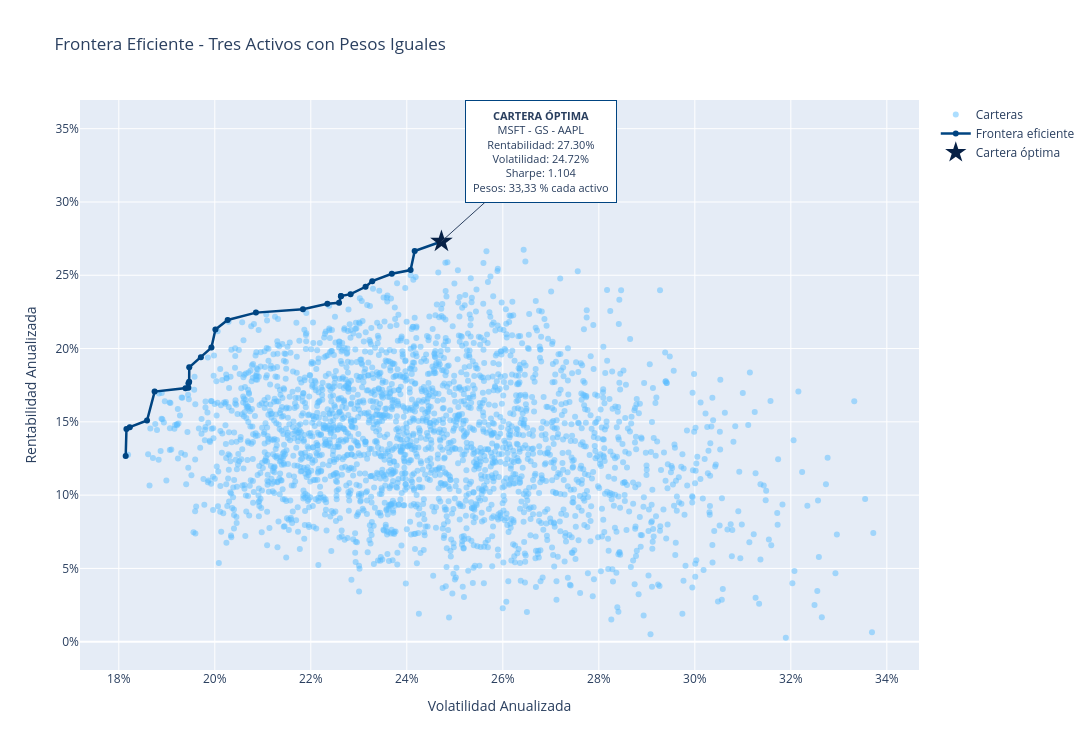

The cell this chart's notebook holds for it:
### Code cell
# Frontera eficiente: tres activos con inversión a partes iguales

resultados = []

for trio in combinations(retornos.columns, 3):
    t = list(trio)
    pesos = np.array([1/3, 1/3, 1/3])

    rent = np.dot(r_anual[t], pesos)
    cov = cov_anual.loc[t, t].values
    vol = np.sqrt(pesos @ cov @ pesos)

    resultados.append({
        "Trio": " - ".join(t),
        "Rent": rent,
        "Vol": vol,
        "Sharpe": rent / vol,
        "Pesos": pesos
    })

df_carteras_iguales = pd.DataFrame(resultados)

# Cartera óptima
mejor_igual = df_carteras_iguales.loc[
    df_carteras_iguales["Sharpe"].idxmax()
]

# Frontera eficiente
orden = df_carteras_iguales.sort_values(
    ["Vol", "Rent"], ascending=[True, False]
)

df_frontera_igual = orden[
    orden["Rent"] > orden["Rent"].cummax().shift(fill_value=-np.inf) + 1e-8
]

# Etiqueta de la cartera óptima
etiqueta = (
    f"<b>CARTERA ÓPTIMA</b><br>{mejor_igual['Trio']}<br>"
    f"Rentabilidad: {mejor_igual['Rent']:.2%}<br>"
    f"Volatilidad: {mejor_igual['Vol']:.2%}<br>"
    f"Sharpe: {mejor_igual['Sharpe']:.3f}<br>"
    f"Pesos: 33,33 % cada activo"
)

# Gráfico
fig = go.Figure()

fig.add_trace(go.Scatter(
    x=df_carteras_iguales["Vol"], y=df_carteras_iguales["Rent"],
    mode="markers", name="Carteras",
    marker=dict(color=paleta_bbva["azul_celeste_aqua"], size=6, opacity=0.5)
))

fig.add_trace(go.Scatter(
    x=df_frontera_igual["Vol"], y=df_frontera_igual["Rent"],
    mode="lines+markers", name="Frontera eficiente",
    line=dict(color=paleta_bbva["azul_logotipo"], width=2.5)
))

fig.add_trace(go.Scatter(
    x=[mejor_igual["Vol"]], y=[mejor_igual["Rent"]],
    mode="markers", name="Cartera óptima",
    marker=dict(color=paleta_bbva["azul_oscuro_digital"], size=17, symbol="star")
))

fig.add_annotation(
    x=mejor_igual["Vol"], y=mejor_igual["Rent"], text=etiqueta,
    showarrow=True, ax=100, ay=-90,
    bgcolor="white", bordercolor=paleta_bbva["azul_logotipo"],
    borderpad=7, font=dict(size=11)
)

fig.update_layout(
    title="Frontera Eficiente - Tres Activos con Pesos Iguales",
    xaxis_title="Volatilidad Anualizada",
    yaxis_title="Rentabilidad Anualizada",
    xaxis_tickformat=".0%", yaxis_tickformat=".0%",
    width=1100, height=750
)

fig.write_image(os.path.join(ruta_graficos, ('Frontera Eficiente - Tres Activos con Pesos Iguales' + '.png').replace(' ', '_')))

fig.show()

# Resultados
print("CARTERA ÓPTIMA")
print("-----------------------------")
print("Activos:", mejor_igual["Trio"])
print(f"Rentabilidad: {mejor_igual['Rent']:.2%}")
print(f"Volatilidad: {mejor_igual['Vol']:.2%}")
print(f"Sharpe: {mejor_igual['Sharpe']:.3f}")
print(f"\nTotal de carteras analizadas: {len(df_carteras_iguales):,}")

### Figure 1 — Plotly figure (JSON) as saved in the notebook; plotly's stock layout.template omitted (floating-point values rounded to 4 significant figures; data arrays with more than 128 entries replaced by an {"elided": "..."} marker saying what was removed)
{"data": [{"marker": {"color": "#5BBEFF", "opacity": 0.5, "size": 6}, "mode": "markers", "name": "Carteras", "type": "scatter", "x": {"elided": "2600 float values"}, "y": {"elided": "2600 float values"}}, {"line": {"color": "#004481", "width": 2.5}, "mode": "lines+markers", "name": "Frontera eficiente", "type": "scatter", "x": [0.1814, 0.1816, 0.1823, 0.1859, 0.1875, 0.1939, 0.1945, 0.1945, 0.1947, 0.1947, 0.1971, 0.1993, 0.2001, 0.2027, 0.2086, 0.2184, 0.2235, 0.2259, 0.2263, 0.2263, 0.2283, 0.2314, 0.2328, 0.2369, 0.2408, 0.2416, 0.2472], "y": [0.1266, 0.1451, 0.1464, 0.1509, 0.1706, 0.1729, 0.1732, 0.1764, 0.1773, 0.1873, 0.1941, 0.2007, 0.213, 0.2195, 0.2245, 0.2268, 0.2306, 0.2312, 0.2356, 0.2358, 0.2371, 0.2421, 0.246, 0.251, 0.2535, 0.2665, 0.273]}, {"marker": {"color": "#072146", "size": 17, "symbol": "star"}, "mode": "markers", "name": "Cartera óptima", "type": "scatter", "x": [0.2472], "y": [0.273]}], "layout": {"annotations": [{"ax": 100, "ay": -90, "bgcolor": "white", "bordercolor": "#004481", "borderpad": 7, "font": {"size": 11}, "showarrow": true, "text": "<b>CARTERA ÓPTIMA</b><br>MSFT - GS - AAPL<br>Rentabilidad: 27.30%<br>Volatilidad: 24.72%<br>Sharpe: 1.104<br>Pesos: 33,33 % cada activo", "x": 0.2472, "y": 0.273}], "height": 750, "title": {"text": "Frontera Eficiente - Tres Activos con Pesos Iguales"}, "width": 1100, "xaxis": {"tickformat": ".0%", "title": {"text": "Volatilidad Anualizada"}}, "yaxis": {"tickformat": ".0%", "title": {"text": "Rentabilidad Anualizada"}}}}
